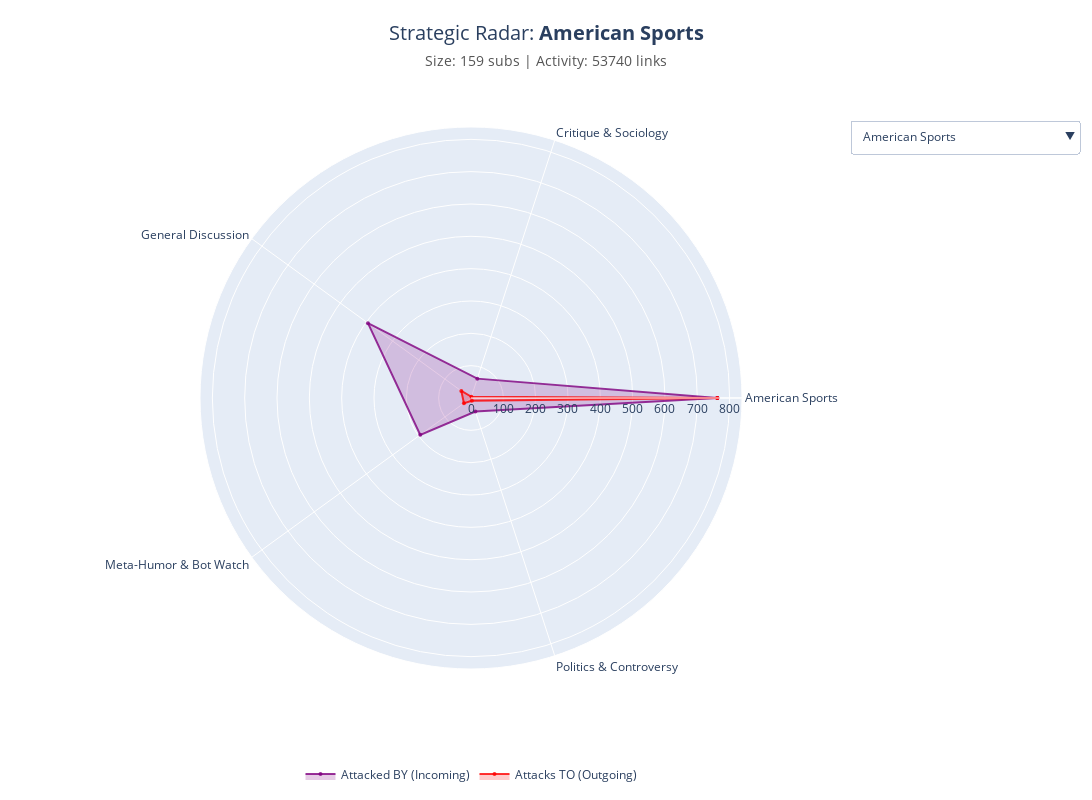

The code cell stored with this chart in its notebook:
### Markdown cell above
### 4. The Strategic Radar — Your Early Warning System

**The Intel:**
The Warfare Matrix (above) gives you the global weather report. But a moderator doesn't need to know if it's raining *everywhere*; you need to know if a storm is hitting *your* house.
This is your **Tactical Radar**. It answers the single most important question for survival: *"When the attack comes, what flag will it fly?"*

**The Analysis:**
Select your Tribe from the dropdown. The radar generates a unique **Threat Signature** based on two defensive layers:

* **<span style="color:purple">The Purple Zone (Incoming Attacks):</span>**
    * *What it tells you:* Who is besieging you?
    * *The Shape of Danger:*
        * *A Single Spike:* You have a **Nemesis**. (e.g., *r/Science* is specifically targeted by *The Conspiracist Tribe*). You can predict exactly where the brigading will come from.
        * *A Full Circle:* You are a **Pariah**. (e.g., *r/Politics*). You are being attacked from all sides. There is no specific enemy; the world is the enemy.

* **<span style="color:red">The Red Zone (Outgoing Aggression):</span>**
    * *What it tells you:* Who are your users raiding?
    * *The Shape of Aggression:*
        * *A Spike:* Your users have a specific vendetta. They are "hunting" a neighbor.
        * *A Full Circle:* Your community is indiscriminately toxic. You are managing a "Flash Mob" that attacks anything that moves.

**Actionable Advice:**
* **Check the Radar Daily:** Before you ban a user for "trolling," check their history against your Radar. If they post in a Tribe that has a massive Purple Spike against you, they aren't a lost tourist, they are an enemy combatant.
* **Silence the Red Spikes:** If you see your community forming a Red Spike against a specific neighbor, implement an automod filter for links to that subreddit. Stop the raid before the admins step in.

### Code cell
from my_function import plot_interactive_tribe_radar

plot_interactive_tribe_radar(Tmerge_df, sub_merged_df, tribe_mapping, threshold=50)

### Figure 1 — Plotly figure (JSON) as saved in the notebook; plotly's stock layout.template omitted (floating-point values rounded to 4 significant figures)
{"data": [{"fill": "toself", "fillcolor": "rgba(128, 0, 128, 0.2)", "line": {"color": "rgba(128, 0, 128, 0.8)"}, "marker": {"size": 4}, "name": "Attacked BY (Incoming)", "r": [762, 63, 394, 194, 44, 762], "theta": ["American Sports", "Critique & Sociology", "General Discussion", "Meta-Humor & Bot Watch", "Politics & Controversy", "American Sports"], "type": "scatterpolar"}, {"fill": "toself", "fillcolor": "rgba(255, 0, 0, 0.2)", "line": {"color": "rgba(255, 0, 0, 0.8)"}, "marker": {"size": 4}, "name": "Attacks TO (Outgoing)", "r": [762, 4, 37, 27, 9, 762], "theta": ["American Sports", "Critique & Sociology", "General Discussion", "Meta-Humor & Bot Watch", "Politics & Controversy", "American Sports"], "type": "scatterpolar"}], "layout": {"height": 800, "legend": {"orientation": "h", "x": 0.5, "xanchor": "center", "y": -0.15}, "margin": {"b": 100, "l": 200, "r": 200, "t": 120}, "polar": {"radialaxis": {"range": [0, 838.2], "visible": true}}, "title": {"font": {"size": 20}, "text": "Strategic Radar: <b>American Sports</b><br><span style='font-size:14px; color:#555;'>Size: 159 subs | Activity: 53740 links</span>", "x": 0.5, "xanchor": "center", "y": 0.95}, "updatemenus": [{"active": 0, "buttons": [{"args": [{"r": [[762, 63, 394, 194, 44, 762], [762, 4, 37, 27, 9, 762]], "theta": [["American Sports", "Critique & Sociology", "General Discussion", "Meta-Humor & Bot Watch", "Politics & Controversy", "American Sports"], ["American Sports", "Critique & Sociology", "General Discussion", "Meta-Humor & Bot Watch", "Politics & Controversy", "American Sports"]]}, {"polar.radialaxis.range": [0, 838.2], "title": "Strategic Radar: <b>American Sports</b><br><span style='font-size:14px; color:#555;'>Size: 159 subs | Activity: 53740 links</span>"}], "label": "American Sports", "method": "update"}, {"args": [{"r": [[29, 28, 122, 72, 54, 29], [29, 22, 14, 2, 16, 29]], "theta": [["CS:GO & Item Trading", "Core Gaming & Hardware", "General Discussion", "Meta-Humor & Bot Watch", "Strategy & Mods", "CS:GO & Item Trading"], ["CS:GO & Item Trading", "Core Gaming & Hardware", "General Discussion", "Meta-Humor & Bot Watch", "Strategy & Mods", "CS:GO & Item Trading"]]}, {"polar.radialaxis.range": [0, 134.2], "title": "Strategic Radar: <b>CS:GO & Item Trading</b><br><span style='font-size:14px; color:#555;'>Size: 20 subs | Activity: 9334 links</span>"}], "label": "CS:GO & Item Trading", "method": "update"}, {"args": [{"r": [[22, 769, 157, 39, 61, 886, 87, 574, 212, 322, 45, 10, 22], [28, 769, 3, 69, 37, 112, 21, 52, 30, 133, 20, 70, 28]], "theta": [["CS:GO & Item Trading", "Core Gaming & Hardware", "Critique & Sociology", "Esports & MMOs", "Fandoms & Indie Games", "General Discussion", "Media Fandoms", "Meta-Humor & Bot Watch", "Politics & Controversy", "Strategy & Mods", "Tech & Lifestyle", "Visual Viral Content", "CS:GO & Item Trading"], ["CS:GO & Item Trading", "Core Gaming & Hardware", "Critique & Sociology", "Esports & MMOs", "Fandoms & Indie Games", "General Discussion", "Media Fandoms", "Meta-Humor & Bot Watch", "Politics & Controversy", "Strategy & Mods", "Tech & Lifestyle", "Visual Viral Content", "CS:GO & Item Trading"]]}, {"polar.radialaxis.range": [0, 974.6], "title": "Strategic Radar: <b>Core Gaming & Hardware</b><br><span style='font-size:14px; color:#555;'>Size: 176 subs | Activity: 77362 links</span>"}], "label": "Core Gaming & Hardware", "method": "update"}, {"args": [{"r": [[4, 3, 1078, 2, 3, 823, 133, 78, 49, 1013, 2, 58, 1378, 9, 52, 16, 4], [63, 157, 1078, 61, 63, 1756, 102, 963, 205, 558, 49, 793, 3063, 68, 503, 1034, 63]], "theta": [["American Sports", "Core Gaming & Hardware", "Critique & Sociology", "Esports & MMOs", "Fandoms & Indie Games", "General Discussion", "Internet Culture & Sports Streams", "Knowledge & World", "Media Fandoms", "Meta-Humor & Bot Watch", "Music & Global Sports", "Personal Support & Advice", "Politics & Controversy", "Strategy & Mods", "Tech & Lifestyle", "Visual Viral Content", "American Sports"], ["American Sports", "Core Gaming & Hardware", "Critique & Sociology", "Esports & MMOs", "Fandoms & Indie Games", "General Discussion", "Internet Culture & Sports Streams", "Knowledge & World", "Media Fandoms", "Meta-Humor & Bot Watch", "Music & Global Sports", "Personal Support & Advice", "Politics & Controversy", "Strategy & Mods", "Tech & Lifestyle", "Visual Viral Content", "American Sports"]]}, {"polar.radialaxis.range": [0, 3369.0], "title": "Strategic Radar: <b>Critique & Sociology</b><br><span style='font-size:14px; color:#555;'>Size: 1115 subs | Activity: 126587 links</span>"}], "label": "Critique & Sociology", "method": "update"}, {"args": [{"r": [[69, 61, 173, 59, 433, 391, 86, 251, 69], [39, 2, 173, 15, 45, 26, 2, 91, 39]], "theta": [["Core Gaming & Hardware", "Critique & Sociology", "Esports & MMOs", "Fandoms & Indie Games", "General Discussion", "Meta-Humor & Bot Watch", "Politics & Controversy", "Strategy & Mods", "Core Gaming & Hardware"], ["Core Gaming & Hardware", "Critique & Sociology", "Esports & MMOs", "Fandoms & Indie Games", "General Discussion", "Meta-Humor & Bot Watch", "Politics & Controversy", "Strategy & Mods", "Core Gaming & Hardware"]]}, {"polar.radialaxis.range": [0, 476.3], "title": "Strategic Radar: <b>Esports & MMOs</b><br><span style='font-size:14px; color:#555;'>Size: 111 subs | Activity: 41349 links</span>"}], "label": "Esports & MMOs", "method": "update"}, {"args": [{"r": [[37, 63, 15, 116, 379, 298, 64, 208, 37], [61, 3, 59, 116, 69, 48, 5, 69, 61]], "theta": [["Core Gaming & Hardware", "Critique & Sociology", "Esports & MMOs", "Fandoms & Indie Games", "General Discussion", "Meta-Humor & Bot Watch", "Politics & Controversy", "Strategy & Mods", "Core Gaming & Hardware"], ["Core Gaming & Hardware", "Critique & Sociology", "Esports & MMOs", "Fandoms & Indie Games", "General Discussion", "Meta-Humor & Bot Watch", "Politics & Controversy", "Strategy & Mods", "Core Gaming & Hardware"]]}, {"polar.radialaxis.range": [0, 416.9], "title": "Strategic Radar: <b>Fandoms & Indie Games</b><br><span style='font-size:14px; color:#555;'>Size: 86 subs | Activity: 32289 links</span>"}], "label": "Fandoms & Indie Games", "method": "update"}, {"args": [{"r": [[37, 14, 112, 1756, 45, 69, 3966, 336, 125, 706, 3719, 49, 4, 460, 2198, 126, 210, 191, 37], [394, 122, 886, 823, 433, 379, 3966, 176, 1150, 796, 908, 307, 137, 1312, 2508, 228, 1036, 3009, 394]], "theta": [["American Sports", "CS:GO & Item Trading", "Core Gaming & Hardware", "Critique & Sociology", "Esports & MMOs", "Fandoms & Indie Games", "General Discussion", "Internet Culture & Sports Streams", "Knowledge & World", "Media Fandoms", "Meta-Humor & Bot Watch", "Music & Global Sports", "NSFW (Visual - Porn)", "Personal Support & Advice", "Politics & Controversy", "Strategy & Mods", "Tech & Lifestyle", "Visual Viral Content", "American Sports"], ["American Sports", "CS:GO & Item Trading", "Core Gaming & Hardware", "Critique & Sociology", "Esports & MMOs", "Fandoms & Indie Games", "General Discussion", "Internet Culture & Sports Streams", "Knowledge & World", "Media Fandoms", "Meta-Humor & Bot Watch", "Music & Global Sports", "NSFW (Visual - Porn)", "Personal Support & Advice", "Politics & Controversy", "Strategy & Mods", "Tech & Lifestyle", "Visual Viral Content", "American Sports"]]}, {"polar.radialaxis.range": [0, 4363.0], "title": "Strategic Radar: <b>General Discussion</b><br><span style='font-size:14px; color:#555;'>Size: 192 subs | Activity: 241671 links</span>"}], "label": "General Discussion", "method": "update"}, {"args": [{"r": [[102, 176, 88, 13, 9, 226, 21, 131, 18, 10, 102], [133, 336, 88, 128, 43, 199, 256, 249, 178, 213, 133]], "theta": [["Critique & Sociology", "General Discussion", "Internet Culture & Sports Streams", "Knowledge & World", "Media Fandoms", "Meta-Humor & Bot Watch", "Personal Support & Advice", "Politics & Controversy", "Tech & Lifestyle", "Visual Viral Content", "Critique & Sociology"], ["Critique & Sociology", "General Discussion", "Internet Culture & Sports Streams", "Knowledge & World", "Media Fandoms", "Meta-Humor & Bot Watch", "Personal Support & Advice", "Politics & Controversy", "Tech & Lifestyle", "Visual Viral Content", "Critique & Sociology"]]}, {"polar.radialaxis.range": [0, 369.6], "title": "Strategic Radar: <b>Internet Culture & Sports Streams</b><br><span style='font-size:14px; color:#555;'>Size: 292 subs | Activity: 41036 links</span>"}], "label": "Internet Culture & Sports Streams", "method": "update"}, {"args": [{"r": [[963, 1150, 128, 178, 203, 945, 98, 1381, 102, 30, 963], [78, 125, 13, 178, 14, 32, 24, 152, 64, 58, 78]], "theta": [["Critique & Sociology", "General Discussion", "Internet Culture & Sports Streams", "Knowledge & World", "Media Fandoms", "Meta-Humor & Bot Watch", "Personal Support & Advice", "Politics & Controversy", "Tech & Lifestyle", "Visual Viral Content", "Critique & Sociology"], ["Critique & Sociology", "General Discussion", "Internet Culture & Sports Streams", "Knowledge & World", "Media Fandoms", "Meta-Humor & Bot Watch", "Personal Support & Advice", "Politics & Controversy", "Tech & Lifestyle", "Visual Viral Content", "Critique & Sociology"]]}, {"polar.radialaxis.range": [0, 1519.0], "title": "Strategic Radar: <b>Knowledge & World</b><br><span style='font-size:14px; color:#555;'>Size: 157 subs | Activity: 72964 links</span>"}], "label": "Knowledge & World", "method": "update"}, {"args": [{"r": [[21, 205, 796, 43, 14, 285, 472, 24, 14, 264, 16, 21], [87, 49, 706, 9, 203, 285, 78, 29, 64, 396, 475, 87]], "theta": [["Core Gaming & Hardware", "Critique & Sociology", "General Discussion", "Internet Culture & Sports Streams", "Knowledge & World", "Media Fandoms", "Meta-Humor & Bot Watch", "Music & Global Sports", "Personal Support & Advice", "Politics & Controversy", "Visual Viral Content", "Core Gaming & Hardware"], ["Core Gaming & Hardware", "Critique & Sociology", "General Discussion", "Internet Culture & Sports Streams", "Knowledge & World", "Media Fandoms", "Meta-Humor & Bot Watch", "Music & Global Sports", "Personal Support & Advice", "Politics & Controversy", "Visual Viral Content", "Core Gaming & Hardware"]]}, {"polar.radialaxis.range": [0, 875.6], "title": "Strategic Radar: <b>Media Fandoms</b><br><span style='font-size:14px; color:#555;'>Size: 235 subs | Activity: 51004 links</span>"}], "label": "Media Fandoms", "method": "update"}, {"args": [{"r": [[27, 2, 52, 558, 26, 48, 908, 199, 32, 78, 1162, 29, 54, 13, 173, 964, 94, 114, 49, 27], [194, 72, 574, 1013, 391, 298, 3719, 226, 945, 472, 1162, 188, 76, 70, 924, 2187, 275, 789, 2244, 194]], "theta": [["American Sports", "CS:GO & Item Trading", "Core Gaming & Hardware", "Critique & Sociology", "Esports & MMOs", "Fandoms & Indie Games", "General Discussion", "Internet Culture & Sports Streams", "Knowledge & World", "Media Fandoms", "Meta-Humor & Bot Watch", "Music & Global Sports", "NSFW (Social & Requests)", "NSFW (Visual - Porn)", "Personal Support & Advice", "Politics & Controversy", "Strategy & Mods", "Tech & Lifestyle", "Visual Viral Content", "American Sports"], ["American Sports", "CS:GO & Item Trading", "Core Gaming & Hardware", "Critique & Sociology", "Esports & MMOs", "Fandoms & Indie Games", "General Discussion", "Internet Culture & Sports Streams", "Knowledge & World", "Media Fandoms", "Meta-Humor & Bot Watch", "Music & Global Sports", "NSFW (Social & Requests)", "NSFW (Visual - Porn)", "Personal Support & Advice", "Politics & Controversy", "Strategy & Mods", "Tech & Lifestyle", "Visual Viral Content", "American Sports"]]}, {"polar.radialaxis.range": [0, 4091.0], "title": "Strategic Radar: <b>Meta-Humor & Bot Watch</b><br><span style='font-size:14px; color:#555;'>Size: 6520 subs | Activity: 276796 links</span>"}], "label": "Meta-Humor & Bot Watch", "method": "update"}, {"args": [{"r": [[49, 307, 29, 188, 152, 89, 49], [2, 49, 24, 29, 152, 10, 2]], "theta": [["Critique & Sociology", "General Discussion", "Media Fandoms", "Meta-Humor & Bot Watch", "Music & Global Sports", "Politics & Controversy", "Critique & Sociology"], ["Critique & Sociology", "General Discussion", "Media Fandoms", "Meta-Humor & Bot Watch", "Music & Global Sports", "Politics & Controversy", "Critique & Sociology"]]}, {"polar.radialaxis.range": [0, 337.7], "title": "Strategic Radar: <b>Music & Global Sports</b><br><span style='font-size:14px; color:#555;'>Size: 63 subs | Activity: 23370 links</span>"}], "label": "Music & Global Sports", "method": "update"}, {"args": [{"r": [[76, 57, 76], [54, 53, 54]], "theta": [["Meta-Humor & Bot Watch", "Politics & Controversy", "Meta-Humor & Bot Watch"], ["Meta-Humor & Bot Watch", "Politics & Controversy", "Meta-Humor & Bot Watch"]]}, {"polar.radialaxis.range": [0, 83.6], "title": "Strategic Radar: <b>NSFW (Social & Requests)</b><br><span style='font-size:14px; color:#555;'>Size: 59 subs | Activity: 10580 links</span>"}], "label": "NSFW (Social & Requests)", "method": "update"}, {"args": [{"r": [[137, 70, 29, 137], [4, 13, 29, 4]], "theta": [["General Discussion", "Meta-Humor & Bot Watch", "NSFW (Visual - Porn)", "General Discussion"], ["General Discussion", "Meta-Humor & Bot Watch", "NSFW (Visual - Porn)", "General Discussion"]]}, {"polar.radialaxis.range": [0, 150.7], "title": "Strategic Radar: <b>NSFW (Visual - Porn)</b><br><span style='font-size:14px; color:#555;'>Size: 134 subs | Activity: 7006 links</span>"}], "label": "NSFW (Visual - Porn)", "method": "update"}, {"args": [{"r": [[793, 1312, 256, 24, 64, 924, 572, 966, 79, 58, 793], [58, 460, 21, 98, 14, 173, 572, 114, 100, 203, 58]], "theta": [["Critique & Sociology", "General Discussion", "Internet Culture & Sports Streams", "Knowledge & World", "Media Fandoms", "Meta-Humor & Bot Watch", "Personal Support & Advice", "Politics & Controversy", "Tech & Lifestyle", "Visual Viral Content", "Critique & Sociology"], ["Critique & Sociology", "General Discussion", "Internet Culture & Sports Streams", "Knowledge & World", "Media Fandoms", "Meta-Humor & Bot Watch", "Personal Support & Advice", "Politics & Controversy", "Tech & Lifestyle", "Visual Viral Content", "Critique & Sociology"]]}, {"polar.radialaxis.range": [0, 1443.0], "title": "Strategic Radar: <b>Personal Support & Advice</b><br><span style='font-size:14px; color:#555;'>Size: 128 subs | Activity: 60067 links</span>"}], "label": "Personal Support & Advice", "method": "update"}, {"args": [{"r": [[9, 30, 3063, 2, 5, 2508, 249, 152, 396, 2187, 10, 53, 114, 5193, 16, 94, 47, 9], [44, 212, 1378, 86, 64, 2198, 131, 1381, 264, 964, 89, 57, 966, 5193, 94, 525, 1215, 44]], "theta": [["American Sports", "Core Gaming & Hardware", "Critique & Sociology", "Esports & MMOs", "Fandoms & Indie Games", "General Discussion", "Internet Culture & Sports Streams", "Knowledge & World", "Media Fandoms", "Meta-Humor & Bot Watch", "Music & Global Sports", "NSFW (Social & Requests)", "Personal Support & Advice", "Politics & Controversy", "Strategy & Mods", "Tech & Lifestyle", "Visual Viral Content", "American Sports"], ["American Sports", "Core Gaming & Hardware", "Critique & Sociology", "Esports & MMOs", "Fandoms & Indie Games", "General Discussion", "Internet Culture & Sports Streams", "Knowledge & World", "Media Fandoms", "Meta-Humor & Bot Watch", "Music & Global Sports", "NSFW (Social & Requests)", "Personal Support & Advice", "Politics & Controversy", "Strategy & Mods", "Tech & Lifestyle", "Visual Viral Content", "American Sports"]]}, {"polar.radialaxis.range": [0, 5712.0], "title": "Strategic Radar: <b>Politics & Controversy</b><br><span style='font-size:14px; color:#555;'>Size: 199 subs | Activity: 183800 links</span>"}], "label": "Politics & Controversy", "method": "update"}, {"args": [{"r": [[16, 133, 68, 91, 69, 228, 275, 94, 130, 2, 16], [54, 322, 9, 251, 208, 126, 94, 16, 130, 58, 54]], "theta": [["CS:GO & Item Trading", "Core Gaming & Hardware", "Critique & Sociology", "Esports & MMOs", "Fandoms & Indie Games", "General Discussion", "Meta-Humor & Bot Watch", "Politics & Controversy", "Strategy & Mods", "Visual Viral Content", "CS:GO & Item Trading"], ["CS:GO & Item Trading", "Core Gaming & Hardware", "Critique & Sociology", "Esports & MMOs", "Fandoms & Indie Games", "General Discussion", "Meta-Humor & Bot Watch", "Politics & Controversy", "Strategy & Mods", "Visual Viral Content", "CS:GO & Item Trading"]]}, {"polar.radialaxis.range": [0, 354.2], "title": "Strategic Radar: <b>Strategy & Mods</b><br><span style='font-size:14px; color:#555;'>Size: 833 subs | Activity: 57625 links</span>"}], "label": "Strategy & Mods", "method": "update"}, {"args": [{"r": [[20, 503, 1036, 178, 64, 789, 100, 525, 361, 93, 20], [45, 52, 210, 18, 102, 114, 79, 94, 361, 209, 45]], "theta": [["Core Gaming & Hardware", "Critique & Sociology", "General Discussion", "Internet Culture & Sports Streams", "Knowledge & World", "Meta-Humor & Bot Watch", "Personal Support & Advice", "Politics & Controversy", "Tech & Lifestyle", "Visual Viral Content", "Core Gaming & Hardware"], ["Core Gaming & Hardware", "Critique & Sociology", "General Discussion", "Internet Culture & Sports Streams", "Knowledge & World", "Meta-Humor & Bot Watch", "Personal Support & Advice", "Politics & Controversy", "Tech & Lifestyle", "Visual Viral Content", "Core Gaming & Hardware"]]}, {"polar.radialaxis.range": [0, 1140.0], "title": "Strategic Radar: <b>Tech & Lifestyle</b><br><span style='font-size:14px; color:#555;'>Size: 492 subs | Activity: 96786 links</span>"}], "label": "Tech & Lifestyle", "method": "update"}, {"args": [{"r": [[70, 1034, 3009, 213, 58, 475, 2244, 203, 1215, 58, 209, 233, 70], [10, 16, 191, 10, 30, 16, 49, 58, 47, 2, 93, 233, 10]], "theta": [["Core Gaming & Hardware", "Critique & Sociology", "General Discussion", "Internet Culture & Sports Streams", "Knowledge & World", "Media Fandoms", "Meta-Humor & Bot Watch", "Personal Support & Advice", "Politics & Controversy", "Strategy & Mods", "Tech & Lifestyle", "Visual Viral Content", "Core Gaming & Hardware"], ["Core Gaming & Hardware", "Critique & Sociology", "General Discussion", "Internet Culture & Sports Streams", "Knowledge & World", "Media Fandoms", "Meta-Humor & Bot Watch", "Personal Support & Advice", "Politics & Controversy", "Strategy & Mods", "Tech & Lifestyle", "Visual Viral Content", "Core Gaming & Hardware"]]}, {"polar.radialaxis.range": [0, 3310.0], "title": "Strategic Radar: <b>Visual Viral Content</b><br><span style='font-size:14px; color:#555;'>Size: 378 subs | Activity: 96716 links</span>"}], "label": "Visual Viral Content", "method": "update"}], "x": 1.2, "xanchor": "left", "y": 1, "yanchor": "top"}], "width": 1100}}
